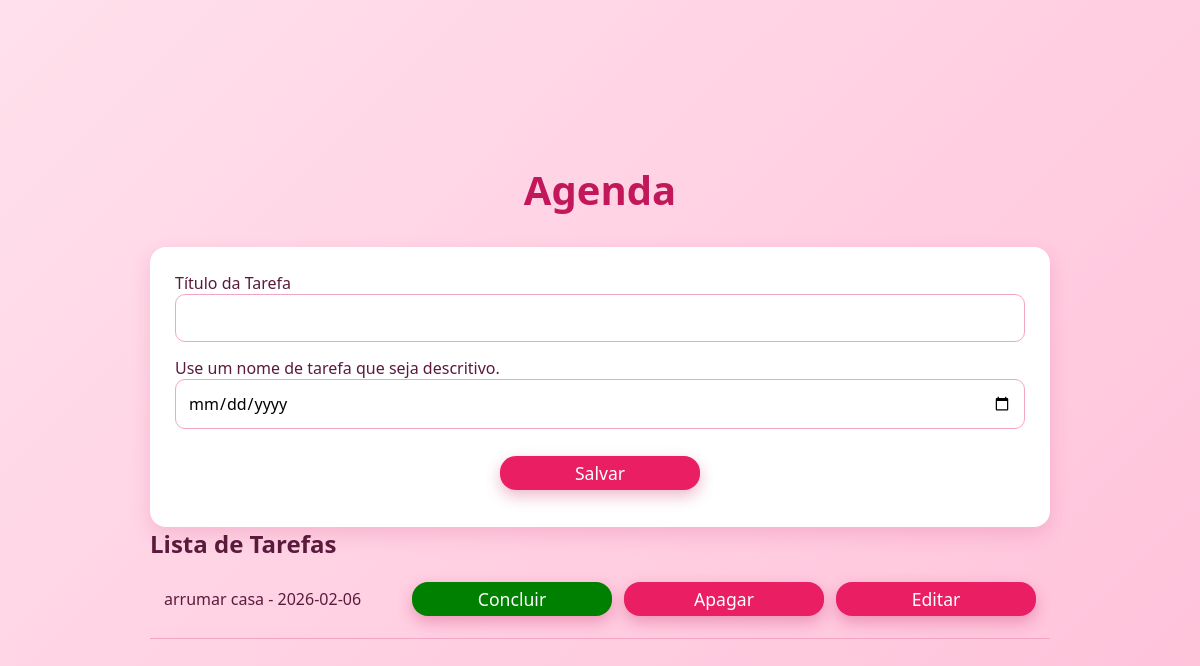
Page /agenda on the earlier database version.
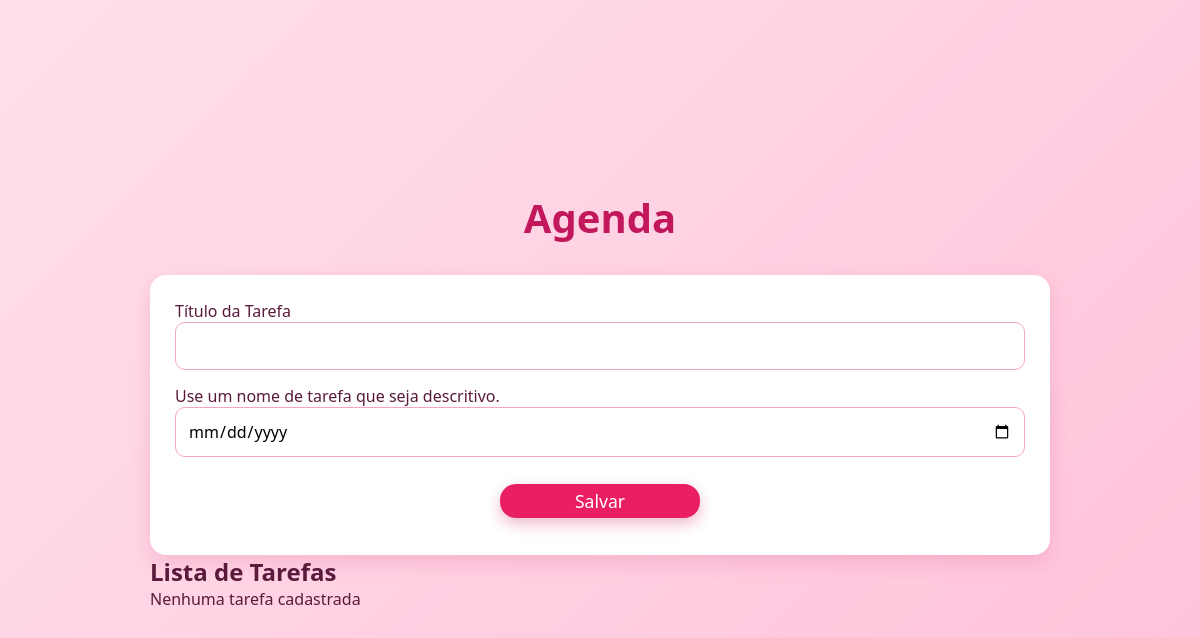
Same page on the later database version.
### tables this page shows
CREATE TABLE tarefas (
            id INTEGER PRIMARY KEY AUTOINCREMENT,
            titulo_tarefa TEXT NOT NULL,
            data_conclusao TEXT,
            concluida INTEGER DEFAULT 0,
            data_hora_conclusao TEXT
        );

### app.py (the view)
@app.route('/agenda', methods=['GET', 'POST'])
def agenda():
    if request.method == 'POST':
        titulo_tarefa = request.form['titulo_tarefa']
        data_conclusao = request.form['data_conclusao']
        tarefa = Tarefa(titulo_tarefa, data_conclusao)
        tarefa.salvar_tarefa()
    tarefas = Tarefa.obter_tarefas()
    return render_template('agenda.html', titulo='Agenda', tarefas=tarefas)

### models/database.py (called while the page is built)
    def buscar_tudo(self, query: str, params: tuple = ()) -> list[Any]:
        self.cursor.execute(query, params)
        return self.cursor.fetchall()

    def close(self) -> None:
        self.connection.close()

    def __enter__(self) -> Self:
        return self

    def __exit__(self, exc_type: Optional[Type[BaseException]], exc_value: Optional[BaseException], tb: Optional[TracebackType]) -> None:
        self.close()

### models/tarefa.py (called while the page is built)
    @classmethod
    def obter_tarefas(cls) -> list[Self]:
        with Database() as db:
            query = '''
            SELECT titulo_tarefa, data_conclusao, id, concluida, data_hora_conclusao
            FROM tarefas;
            '''
            resultados = db.buscar_tudo(query)
            tarefas = [
                cls(titulo, data, id, concluida, data_hora)
                for titulo, data, id, concluida, data_hora in resultados
            ]
            return tarefas

### templates/agenda.html (shortened to what this page needs)
{% extends "base.html" %}
{% block content %}
<form class= "mt-3" method="post">
    <div class = "mt- 3">
    <label for="titulo-tarefa" class="form-label">Título da Tarefa</label>
    <input type="text" class="form-control" name="titulo_tarefa" id="titulo-tarefa" aria-describedby="ajudaNomeTarefa" value="{{tarefa_selecionada.titulo_tarefa if tarefa_selecionada else ''}}" required>
    <div id="ajudaNomeTarefa" class="form-text">Use um nome de tarefa que seja descritivo.</div>
    </div>
    <input type="date" name="data_conclusao"
    id="data_conclusao" value="{{tarefa_selecionada.data_conclusao if tarefa_selecionada else ''}}" required>
    <button type="submit">Salvar</button>
</form>
<h2>Lista de Tarefas</h2>
{% if tarefas %}
    <ul>
    {% for tarefa in tarefas %}
        <li>
    <span style="{% if tarefa.concluida == 1 %}text-decoration: line-through; color: gray;{% endif %}">
        {{ tarefa.titulo_tarefa }} - {{ tarefa.data_conclusao }}
    </span>
    {% if tarefa.concluida == 0 %}
        <a href="{{ url_for('toggle', idTarefa=tarefa.id_tarefa) }}"
           style="background-color: green; color: white;">Concluir</a>
    {% else %}
        <a href="{{ url_for('toggle', idTarefa=tarefa.id_tarefa) }}"
           style="background-color: red; color: white;">Reabrir</a>
    {% endif %}
    {% if tarefa.concluida == 0 %}
        <a href="{{ url_for('delete', idTarefa=tarefa.id_tarefa) }}">Apagar</a>
    {% endif %}
    <a href="{{ url_for('update', idTarefa=tarefa.id_tarefa) }}">Editar</a>
</li>
    {% endfor %}
    </ul>
{% else %}
    <p>Nenhuma tarefa cadastrada</p>
{% endif %}
{% endblock %}

### templates/base.html (shortened to what this page needs)
<!DOCTYPE html>
<html lang="PT_BR">
<head>
    <link rel="stylesheet" href="{{ url_for('static', filename='style.css') }}">
</head>
<body>
    <h1>{{ titulo }}</h1>
    {% block content %}{% endblock %}
</body>
</html>

### static/style.css (style rules this page uses)
* { margin: 0; padding: 0; box-sizing: border-box; font-family: "Segoe UI", Tahoma, Geneva, Verdana, sans-serif; }
body { background: linear-gradient(135deg, #ffe0ec, #ffc1d9); min-height: 100vh; padding: 40px; color: #5a1a3c; display: flex; flex-direction: column; justify-content: center; align-items: center; }
body > * { max-width: 900px; width: 100%; margin: 0 auto; }
h1 { text-align: center; margin-bottom: 30px; font-size: 2.5rem; color: #c2185b; }
.content, main, section, form, table { background-color: #fff; padding: 25px; border-radius: 16px; box-shadow: 0 8px 20px rgba(194, 24, 91, 0.15); }
input, select, textarea { width: 100%; padding: 12px; margin-bottom: 15px; border-radius: 10px; border: 1px solid #f3a5c4; outline: none; font-size: 1rem; }
button, a { display: block; width: 200px; padding: 5px 0; margin: 12px auto; text-align: center; background-color: #e91e63; color: #fff; border: none; border-radius: 16px; font-size: 1.1rem; cursor: pointer; text-decoration: none; transition: all 0.3s ease; box-shadow: 0 6px 15px rgba(194, 24, 91, 0.3); }

Differences in the rows shown:
removed tarefas: titulo_tarefa "arrumar casa", data_conclusao "2026-02-06"
Other differences:
text now shown: "Nenhuma tarefa cadastrada"
